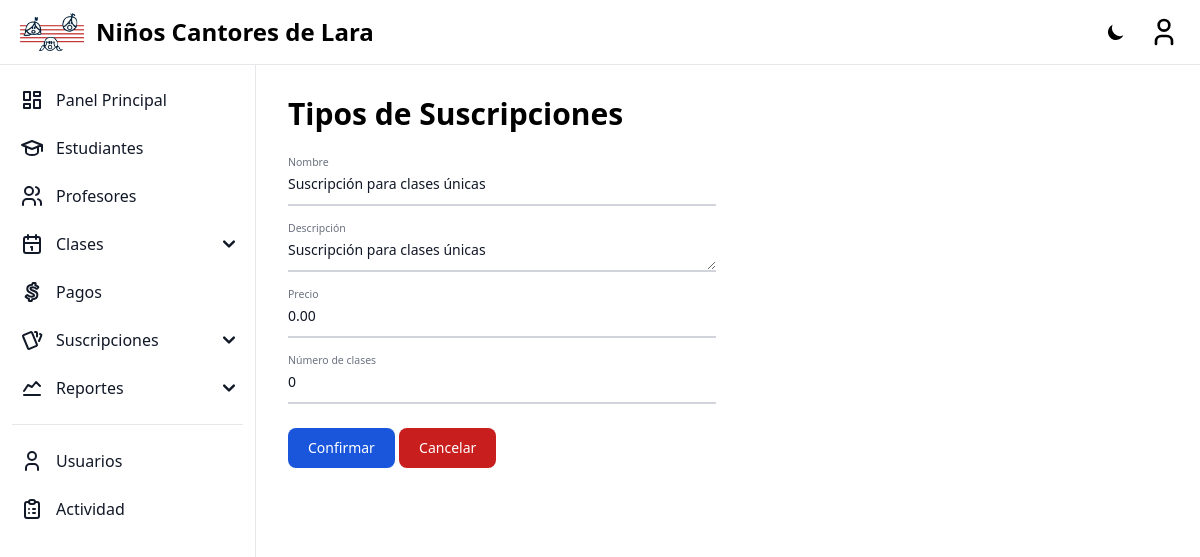
Page /subscription-types/10/ (signed in) on the committed database.
### home/models.py (models this page shows, shortened)
class SubscriptionType(models.Model):
    name = models.CharField(verbose_name=_('Name'), max_length=255)
    description = models.TextField(verbose_name=_('Description'), blank=True, null=True)
    price = models.DecimalField(verbose_name=_('Price'), max_digits=10, decimal_places=2, blank=True, null=True)
    number_of_lessons = models.IntegerField(verbose_name=_('Number of Lessons'), blank=True, null=True)
    class Meta:
        constraints = [
            UniqueConstraint(
                fields=['name', 'price'],
                name='unique_subscription_type'
            )
        ]

### home/views/subscription_types.py (the view, shortened to what this page needs)
# urls.py: path('subscription-types/<int:pk>/', SubscriptionTypes_UpdateView.as_view(), name='subscription-types-update'),
class SubscriptionTypes_UpdateView(UpdateView):
    model = SubscriptionType
    form_class = SubscriptionTypeForm
    template_name = 'forms/subscription_types_form.html'
    success_url = '/subscription-types/'

### templates/forms/subscription_types_form.html (shortened to what this page needs)
{% extends "base.html" %}
{% block content %}
<h2 class="text-3xl font-extrabold dark:text-white">Tipos de Suscripciones</h2>
<form method="post" class='mt-8'>
    <div class="grid grid-cols-1 lg:grid-cols-2 md:gap-6">
        <div class="relative z-0 w-full mb-6 group">
            {{ form.name }}
            <label for="{{ form.name.id_for_label }}" class="peer-focus:font-medium absolute text-sm text-gray-500 dark:text-gray-400 duration-300 transform -translate-y-6 scale-75 top-3 -z-10 origin-[0] peer-focus:left-0 peer-focus:text-blue-600 peer-focus:dark:text-blue-500 peer-placeholder-shown:scale-100 peer-placeholder-shown:translate-y-0 peer-focus:scale-75 peer-focus:-translate-y-6">{{ form.name.label }}</label>
        </div>
    </div>
    <div class="grid grid-cols-1 lg:grid-cols-2 md:gap-6">
        <div class="relative z-0 w-full mb-6 group">
            {{ form.description }}
            <label for="{{ form.description.id_for_label }}" class="peer-focus:font-medium absolute text-sm text-gray-500 dark:text-gray-400 duration-300 transform -translate-y-6 scale-75 top-3 -z-10 origin-[0] peer-focus:left-0 peer-focus:text-blue-600 peer-focus:dark:text-blue-500 peer-placeholder-shown:scale-100 peer-placeholder-shown:translate-y-0 peer-focus:scale-75 peer-focus:-translate-y-6">{{ form.description.label }}</label>
        </div>
    </div>
    <div class="grid grid-cols-1 lg:grid-cols-2 md:gap-6">
        <div class="relative z-0 w-full mb-6 group">
            {{ form.price }}
            <label for="{{ form.price.id_for_label }}" class="peer-focus:font-medium absolute text-sm text-gray-500 dark:text-gray-400 duration-300 transform -translate-y-6 scale-75 top-3 -z-10 origin-[0] peer-focus:left-0 peer-focus:text-blue-600 peer-focus:dark:text-blue-500 peer-placeholder-shown:scale-100 peer-placeholder-shown:translate-y-0 peer-focus:scale-75 peer-focus:-translate-y-6">{{ form.price.label }}</label>
        </div>
    </div>
    <div class="grid grid-cols-1 lg:grid-cols-2 md:gap-6">
        <div class="relative z-0 w-full mb-6 group">
            {{ form.number_of_lessons }}
            <label for="{{ form.number_of_lessons.id_for_label }}" class="peer-focus:font-medium absolute text-sm text-gray-500 dark:text-gray-400 duration-300 transform -translate-y-6 scale-75 top-3 -z-10 origin-[0] peer-focus:left-0 peer-focus:text-blue-600 peer-focus:dark:text-blue-500 peer-placeholder-shown:scale-100 peer-placeholder-shown:translate-y-0 peer-focus:scale-75 peer-focus:-translate-y-6">{{ form.number_of_lessons.label }}</label>
        </div>
    </div>
    <button type="submit" class="text-white bg-blue-700 hover:bg-blue-800 focus:ring-4 focus:outline-none focus:ring-blue-300 font-medium rounded-lg text-sm w-full sm:w-auto px-5 py-2.5 text-center dark:bg-blue-600 dark:hover:bg-blue-700 dark:focus:ring-blue-800">Confirmar</button>
    <button type="button" onclick="window.location.href = '{% url 'subscription-types-list' %}'" class="text-white bg-red-700 hover:bg-red-800 focus:ring-4 focus:outline-none focus:ring-red-300 font-medium rounded-lg text-sm w-full sm:w-auto px-5 py-2.5 text-center dark:bg-red-600 dark:hover:bg-red-700 dark:focus:ring-red-800">
        Cancelar
    </button>
</form>
{% endblock %}

### rows in the picture
SubscriptionType: name "Suscripción para clases únicas", description "Suscripción para clases únicas", price "0.00", number_of_lessons "0"
